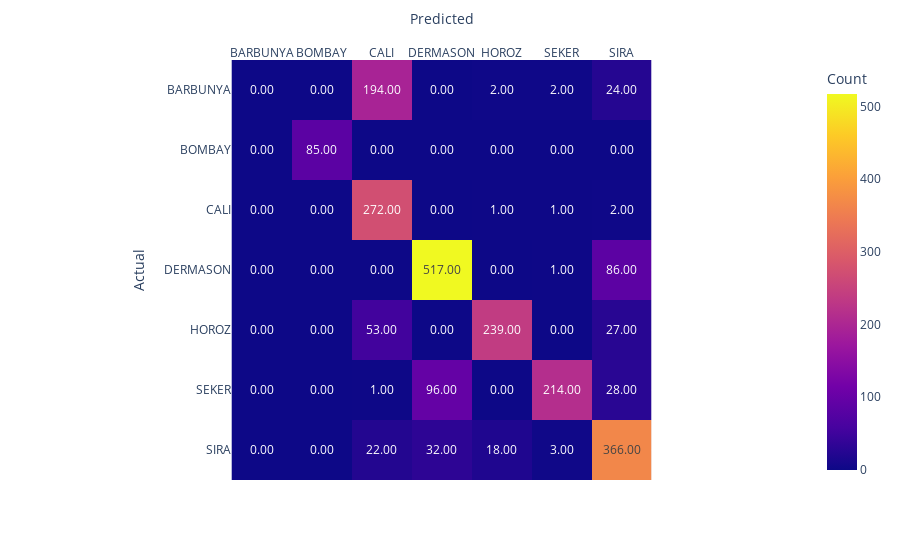

Notebook cell for this chart:
### Markdown cell above
### 5.5 AdaBoost

### Code cell
from sklearn.ensemble import AdaBoostClassifier

ada = AdaBoostClassifier(n_estimators=7, random_state=42)
ada.fit(X_train, y_encoded2)
y_hat = ada.predict(X_val)
print("AdaBoost accuracy: {:.2f}".format(ada.score(X_val, y_val_encoded2)))
print("AdaBoost f1 score: {:.2f}".format(sklearn.metrics.f1_score(y_val_encoded2, y_hat, average='weighted')))
cm = confusion_matrix(y_val_encoded2, y_hat)

report = classification_report(y_val_encoded2, y_hat)
print("Report:\n", report)

fig = px.imshow(cm, labels=dict(x="Predicted", y="Actual", color="Count"), x=class_names, y=class_names,text_auto='.2f')
fig.update_xaxes(side="top")
fig.show()

### Figure 1 — Plotly figure (JSON) as saved in the notebook; plotly's stock layout.template omitted (floating-point values rounded to 4 significant figures)
{"data": [{"coloraxis": "coloraxis", "hovertemplate": "Predicted: %{x}<br>Actual: %{y}<br>Count: %{z}<extra></extra>", "name": "0", "texttemplate": "%{z:.2f}", "type": "heatmap", "x": ["BARBUNYA", "BOMBAY", "CALI", "DERMASON", "HOROZ", "SEKER", "SIRA"], "xaxis": "x", "y": ["BARBUNYA", "BOMBAY", "CALI", "DERMASON", "HOROZ", "SEKER", "SIRA"], "yaxis": "y", "z": [[0, 0, 194, 0, 2, 2, 24], [0, 85, 0, 0, 0, 0, 0], [0, 0, 272, 0, 1, 1, 2], [0, 0, 0, 517, 0, 1, 86], [0, 0, 53, 0, 239, 0, 27], [0, 0, 1, 96, 0, 214, 28], [0, 0, 22, 32, 18, 3, 366]]}], "layout": {"coloraxis": {"colorbar": {"title": {"text": "Count"}}, "colorscale": [[0, "#0d0887"], [0.1111, "#46039f"], [0.2222, "#7201a8"], [0.3333, "#9c179e"], [0.4444, "#bd3786"], [0.5556, "#d8576b"], [0.6667, "#ed7953"], [0.7778, "#fb9f3a"], [0.8889, "#fdca26"], [1, "#f0f921"]]}, "margin": {"t": 60}, "xaxis": {"anchor": "y", "constrain": "domain", "domain": [0, 1], "scaleanchor": "y", "side": "top", "title": {"text": "Predicted"}}, "yaxis": {"anchor": "x", "autorange": "reversed", "constrain": "domain", "domain": [0, 1], "title": {"text": "Actual"}}}}
